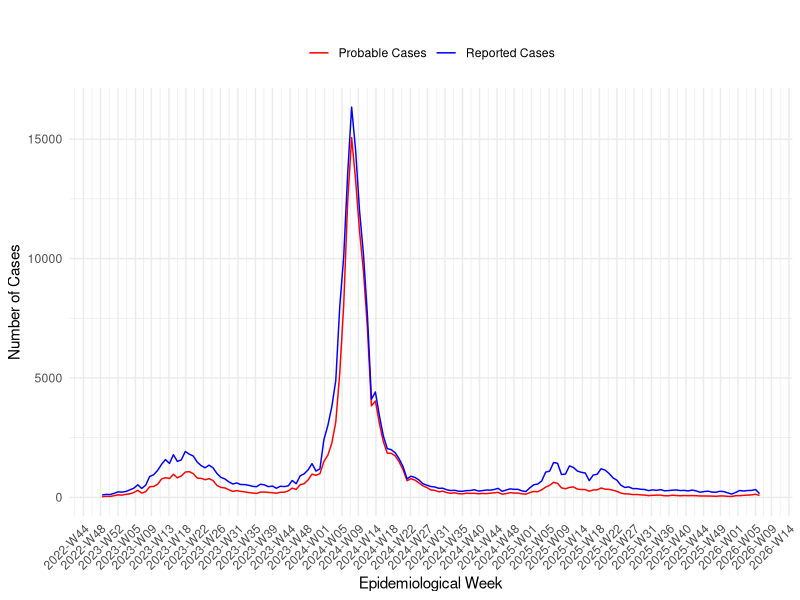
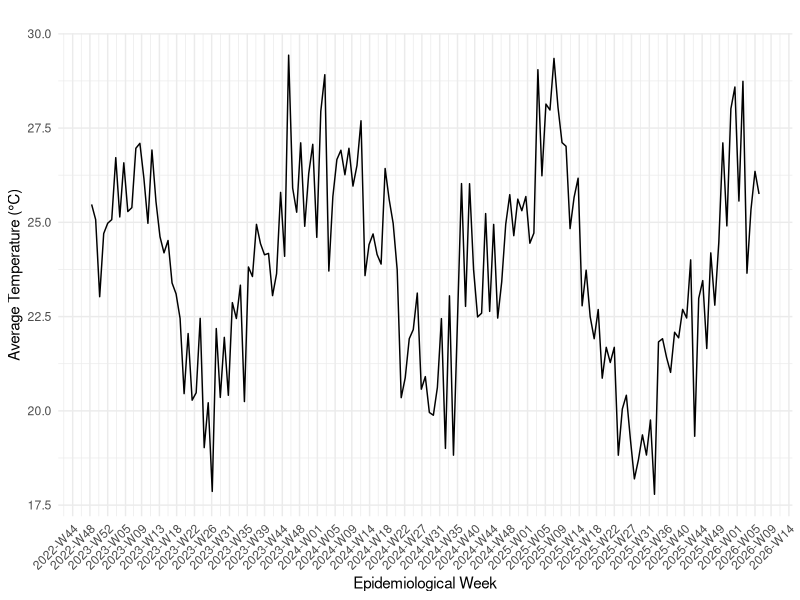
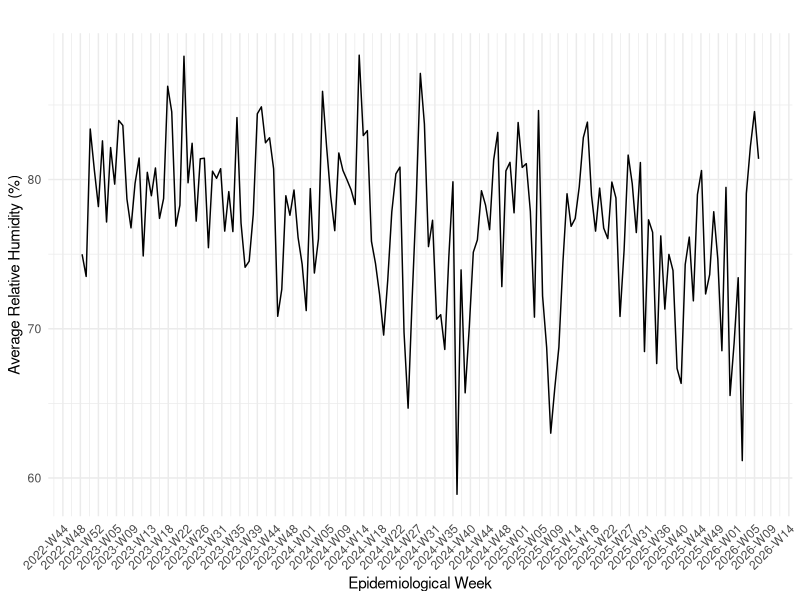
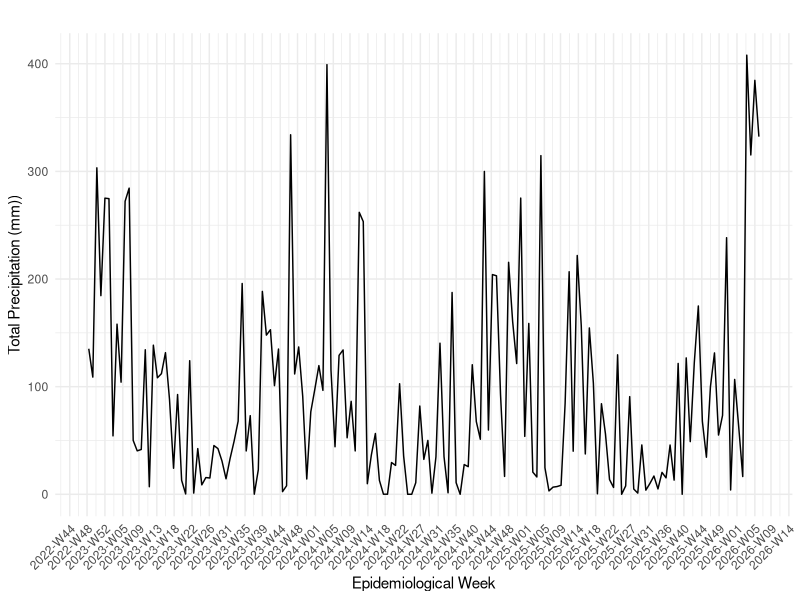
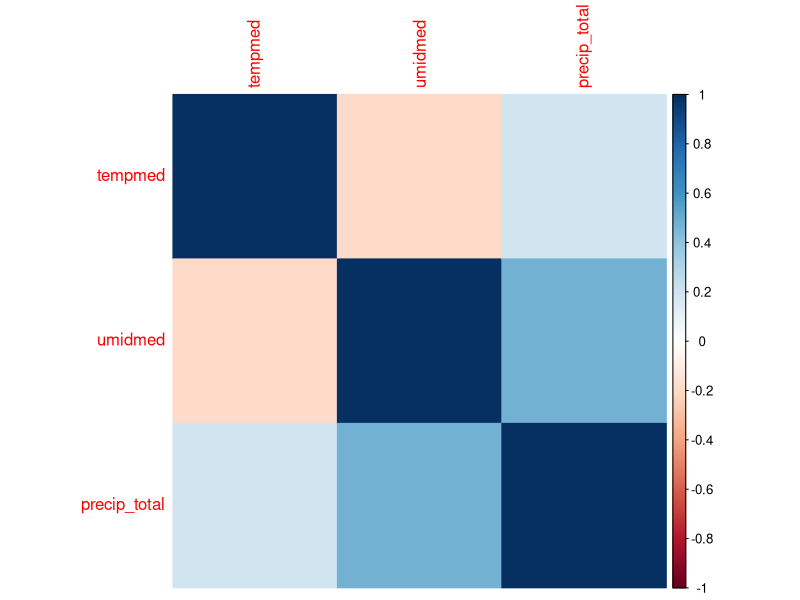
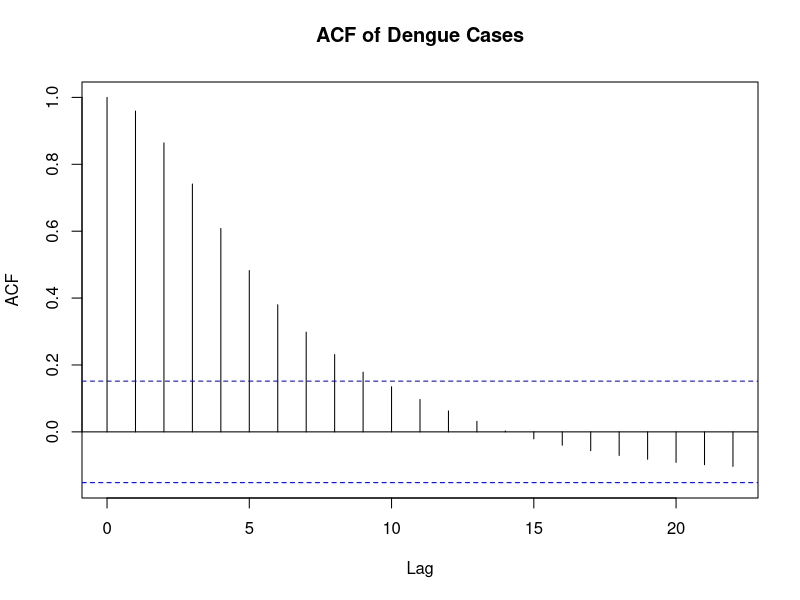
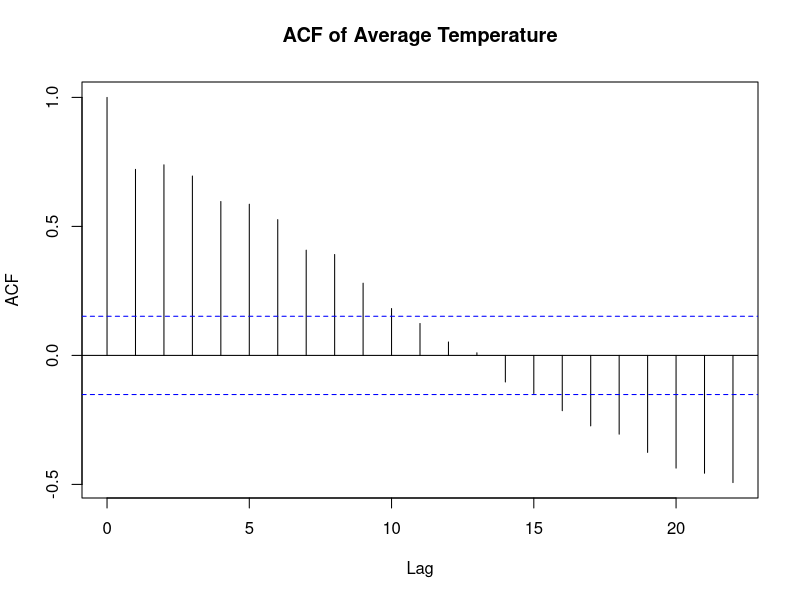
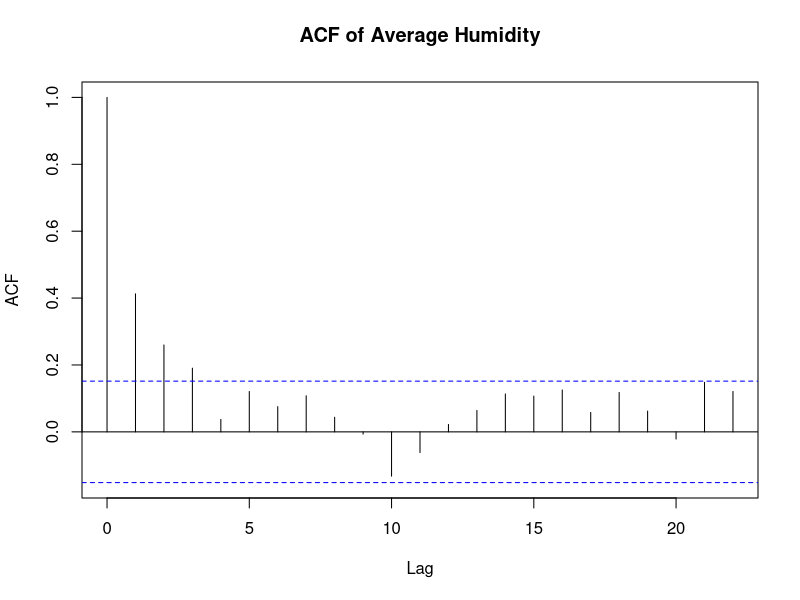

These figures' R source, in order:
library(tidyverse)
library(ggplot2)
library(corrplot)

# Load the merged dataset
dengue_climate_rj <- read_csv("data/dengue_climate_rj.csv")

# Prepare the data

# Exploratory Data Analysis (EDA)

# Time series plot of dengue cases
ggplot() +
  geom_line(data = dengue_climate_rj, 
            aes(x = data_iniSE, y = casprov, color = "Probable Cases")) +
  geom_line(data = dengue_climate_rj, 
            aes(x = data_iniSE, y = casos, color = "Reported Cases")) +
  labs(title = "", x = "Epidemiological Week", y = "Number of Cases") + 
  scale_x_date(date_labels = "%Y-W%V", date_breaks = "1 month") +
  scale_color_manual(values = c("Reported Cases" = "blue",
                                "Probable Cases" = "red")) +
  theme_minimal() +
  theme(axis.text.x = element_text(angle = 45, hjust = 1),
        legend.title = element_blank(),
        legend.position = "top")

# Time series plot of climate variables
ggplot(dengue_climate_rj, aes(x = data_iniSE)) +
  geom_line(aes(y = tempmed)) +
  labs(title = "", x = "Epidemiological Week", y = "Average Temperature (°C)") +
  scale_x_date(date_labels = "%Y-W%V", date_breaks = "1 month") +
  theme_minimal() +
  theme(axis.text.x = element_text(angle = 45, hjust = 1),
        legend.title = element_blank(),
        )

ggplot(dengue_climate_rj, aes(x = data_iniSE)) +
  geom_line(aes(y = umidmed)) +
  labs(title = "", x = "Epidemiological Week", y = "Average Relative Humidity (%)") +
  scale_x_date(date_labels = "%Y-W%V", date_breaks = "1 month") +
  theme_minimal() +
  theme(axis.text.x = element_text(angle = 45, hjust = 1),
        legend.title = element_blank(),
        )

ggplot(dengue_climate_rj, aes(x = data_iniSE)) +
  geom_line(aes(y = precip_total)) +
  labs(title = "", x = "Epidemiological Week", y = "Total Precipitation (mm))") +
  scale_x_date(date_labels = "%Y-W%V", date_breaks = "1 month") +
  theme_minimal() +
  theme(axis.text.x = element_text(angle = 45, hjust = 1),
        legend.title = element_blank(),
        )

# Correlation analysis
cor_data <- dengue_climate_rj %>%
  select(tempmed, umidmed, precip_total)
cor_matrix <- cor(cor_data)
corrplot::corrplot(cor_matrix, method = "color")

## Check stationarity of the time series
acf(dengue_climate_rj$casprov, main = "ACF of Dengue Cases")
acf(dengue_climate_rj$tempmed, main = "ACF of Average Temperature")
acf(dengue_climate_rj$umidmed, main = "ACF of Average Humidity")
acf(diff(dengue_climate_rj$casprov), main = "ACF of Differenced Dengue Cases")
acf(diff(dengue_climate_rj$tempmed), main = "ACF of Differenced Average Temperature")


## Lagged correlation analysis
ccf_temp <- ccf(diff(dengue_climate_rj$casprov), diff(dengue_climate_rj$tempmed), lag.max = 10)
ccf_umid <- ccf(diff(dengue_climate_rj$casprov), dengue_climate_rj$umidmed, lag.max = 10)
ccf_precip <- ccf(diff(dengue_climate_rj$casprov), diff(dengue_climate_rj$precip_total), lag.max = 50)
